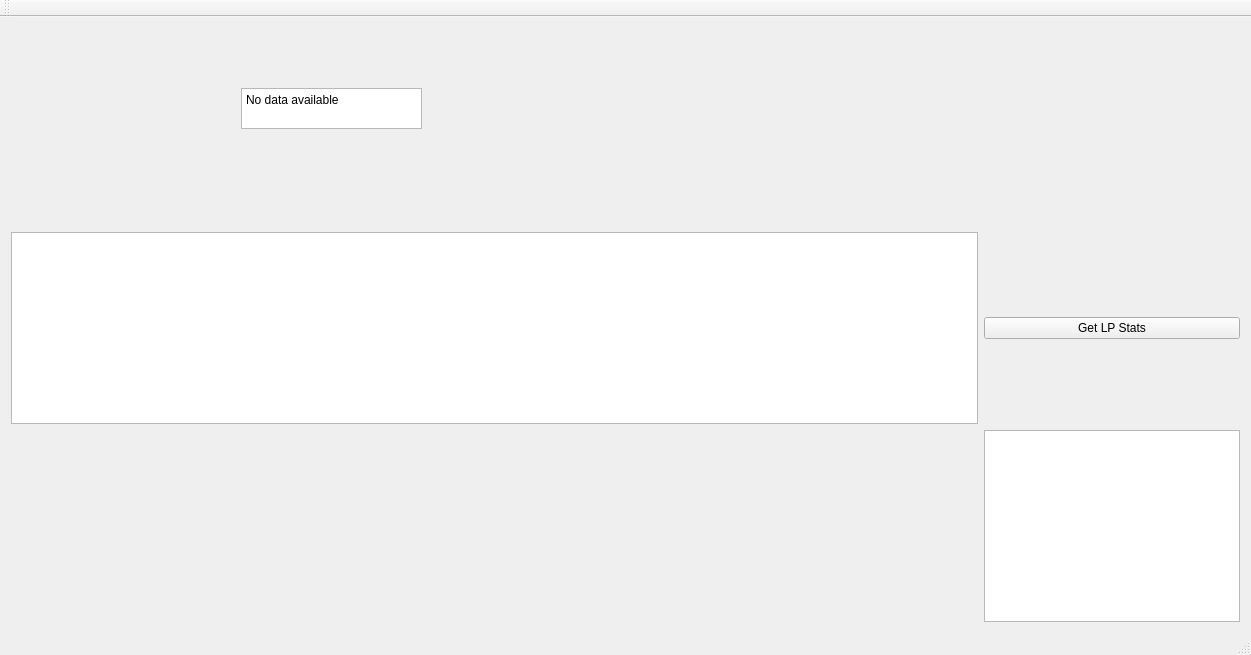
<?xml version="1.0" encoding="UTF-8"?>
<ui version="4.0">
 <class>MainWindow</class>
 <widget class="QMainWindow" name="MainWindow">
  <property name="geometry">
   <rect>
    <x>0</x>
    <y>0</y>
    <width>1251</width>
    <height>655</height>
   </rect>
  </property>
  <property name="windowTitle">
   <string>MainWindow</string>
  </property>
  <widget class="QWidget" name="centralWidget">
   <layout class="QGridLayout" name="gridLayout">
    <item row="0" column="0">
     <widget class="QChartView" name="countChartView" native="true">
      <property name="sizePolicy">
       <sizepolicy hsizetype="Expanding" vsizetype="Expanding">
        <horstretch>0</horstretch>
        <verstretch>0</verstretch>
       </sizepolicy>
      </property>
      <widget class="QPlainTextEdit" name="noChartData">
       <property name="geometry">
        <rect>
         <x>230</x>
         <y>60</y>
         <width>181</width>
         <height>41</height>
        </rect>
       </property>
       <property name="readOnly">
        <bool>true</bool>
       </property>
       <property name="plainText">
        <string>No data available</string>
       </property>
      </widget>
     </widget>
    </item>
    <item row="1" column="0">
     <widget class="QPlainTextEdit" name="log">
      <property name="sizePolicy">
       <sizepolicy hsizetype="Preferred" vsizetype="Preferred">
        <horstretch>0</horstretch>
        <verstretch>0</verstretch>
       </sizepolicy>
      </property>
      <property name="readOnly">
       <bool>true</bool>
      </property>
      <property name="maximumBlockCount">
       <number>50</number>
      </property>
     </widget>
    </item>
    <item row="0" column="1">
     <widget class="QChartView" name="mapView" native="true"/>
    </item>
    <item row="1" column="1">
     <widget class="QPushButton" name="pushButton">
      <property name="text">
       <string>Get LP Stats</string>
      </property>
     </widget>
    </item>
    <item row="2" column="1">
     <widget class="QPlainTextEdit" name="minute">
      <property name="sizePolicy">
       <sizepolicy hsizetype="Minimum" vsizetype="Minimum">
        <horstretch>0</horstretch>
        <verstretch>0</verstretch>
       </sizepolicy>
      </property>
      <property name="readOnly">
       <bool>true</bool>
      </property>
     </widget>
    </item>
   </layout>
  </widget>
  <widget class="QMenuBar" name="menuBar">
   <property name="geometry">
    <rect>
     <x>0</x>
     <y>0</y>
     <width>1251</width>
     <height>25</height>
    </rect>
   </property>
  </widget>
  <widget class="QToolBar" name="mainToolBar">
   <attribute name="toolBarArea">
    <enum>TopToolBarArea</enum>
   </attribute>
   <attribute name="toolBarBreak">
    <bool>false</bool>
   </attribute>
  </widget>
  <widget class="QStatusBar" name="statusBar">
   <property name="enabled">
    <bool>true</bool>
   </property>
  </widget>
 </widget>
 <layoutdefault spacing="6" margin="11"/>
 <customwidgets>
  <customwidget>
   <class>QChartView</class>
   <extends>QWidget</extends>
   <header>QtCharts</header>
   <container>1</container>
  </customwidget>
 </customwidgets>
 <resources/>
 <connections/>
</ui>
